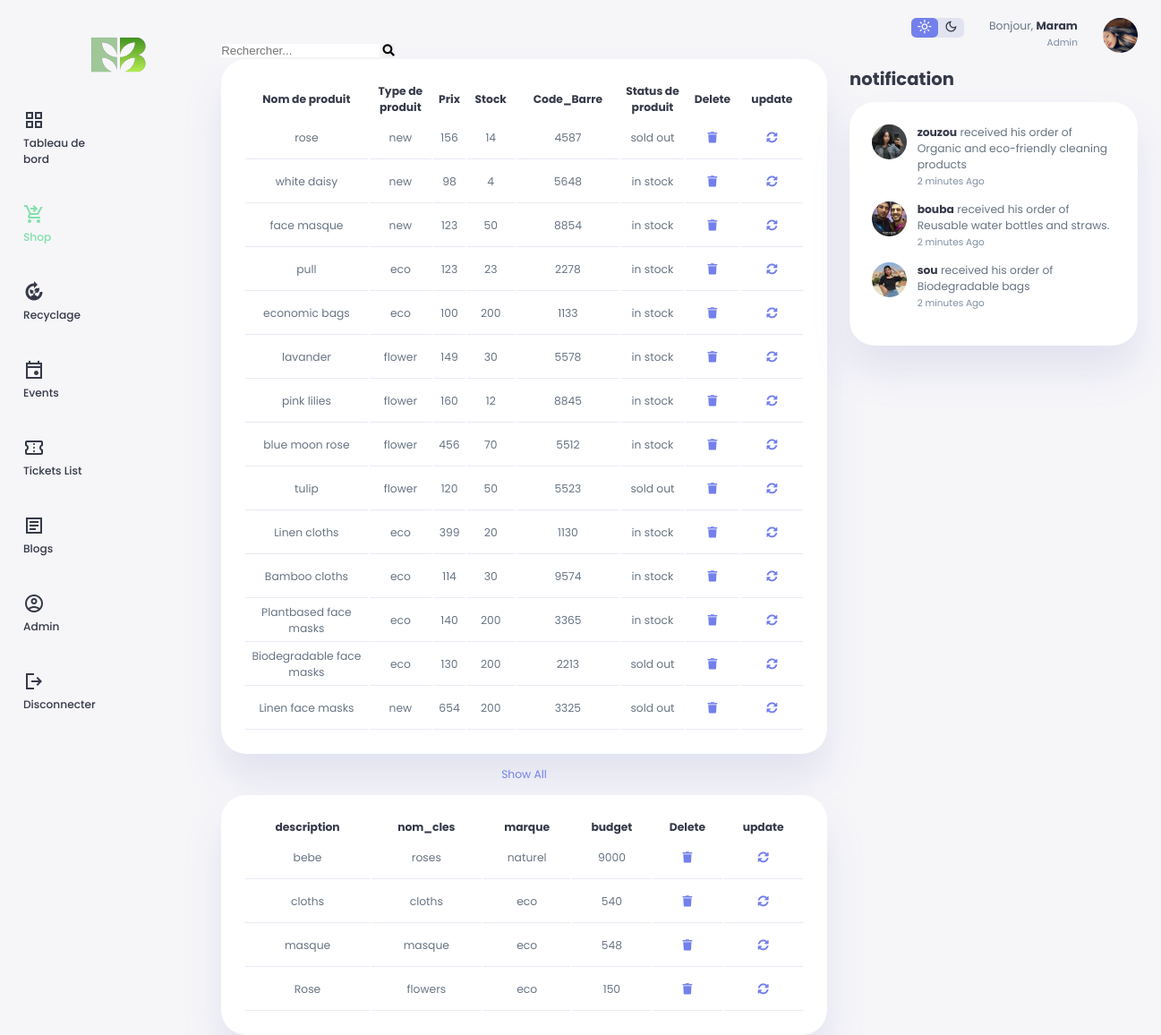
Page /views/Backoffice/Produits.php on the committed database.
### tables this page shows
CREATE TABLE `produits` (
  `idProduit` int(11) NOT NULL,
  `nomproduit` varchar(255) NOT NULL,
  `typeprod` varchar(255) NOT NULL,
  `prix` int(11) NOT NULL,
  `stock` int(11) NOT NULL,
  `codeBarre` int(11) NOT NULL,
  `status` varchar(255) NOT NULL,
  `image` blob NOT NULL,
  `idCtegorie` int(11) NOT NULL
);

CREATE TABLE `categshops` (
  `idCtegorie` int(11) NOT NULL,
  `description` varchar(100) NOT NULL,
  `nom_cles` varchar(30) NOT NULL,
  `marque` varchar(30) NOT NULL,
  `budget` float NOT NULL
);

### controllers/produitsC.php (called while the page is built, shortened)
<?php
class produitsC
{
	public function afficherproduit($idCtegorie = null)
	{
		$db = config::getConnection();
		$sql = "SELECT * FROM produits";
		$stmt = $db->prepare($sql);
		$stmt->execute();
		return $stmt;
	}
}

### controllers/categorieC.php (called while the page is built, shortened)
<?php
class categorieC
{
	function affichercategorie($search = null)
	{
		$sql = "SELECT * FROM categshops";
		$sql .= " ORDER BY idCtegorie DESC";
		$db = config::getConnection();
		try {
			$liste = $db->query($sql);
			return $liste;
		} catch (Exception $e) {
			die('Erreur: ' . $e->getMessage());
		}
	}
}

### views/Backoffice/Produits.php (the view, shortened to what this page needs)
<!DOCTYPE html>
<html lang="en">
<head>
    <link rel="stylesheet" href="../assets/css/style.css" />
    <link rel="stylesheet" href="https://use.fontawesome.com/releases/v5.15.3/css/all.css">
    <link rel="stylesheet" href="https://cdnjs.cloudflare.com/ajax/libs/font-awesome/5.15.3/css/all.min.css" />
</head>
<body>
    <div class="container">
        <aside>
            <div class="top">
                <div class="logo">
                    <img src="../balkis/img/breathelogo.png">
                </div>
            </div>
            <div class="sidebarEv">
                <ul>
                    <li>
                        <a href="Tableau.php">
                            <span class="material-symbols-sharp">
                            </span>
                            <h3>Tableau de bord</h3>
                        </a>
                    </li>
                    <li>
                        <a href="#" class="active">
                            <span class="material-symbols-outlined">
                            </span>
                            <h3>Shop</h3>
                        </a>
                    </li>
                    <li>
                        <a href="Recyclage.php">
                            <span class="material-symbols-outlined">
                            </span>
                            <h3>Recyclage</h3>
                        </a>
                    </li>
                    <li>
                        <a href="#" class="">
                            <span class="material-symbols-sharp">
                            </span>
                            <h3>Events</h3>
                        </a>
                    </li>
                    <li>
                        <a href="ListTicket.php">
                            <span class="material-symbols-outlined">
                            </span>
                            <h3>Tickets List</h3>
                        </a>
                    </li>
                    <li>
                        <a href="#">
                            <span class="material-symbols-sharp">
                            </span>
                            <h3>Blogs</h3>
                        </a>
                    </li>
                    <li>
                        <a href="Admin.php">
                            <span class="material-symbols-sharp">
                            </span>
                            <h3>Admin</h3>
                        </a>
                    </li>
                    <li>
                        <a href="../../controllers/logout.php">
                            <span class="material-symbols-sharp">
                            </span>
                            <h3>Disconnecter</h3>
                        </a>
                    </li>
                </ul>
            </div>
        </aside>
        <main>
            <div class="income">
                <div class="middle">
                    <div class="left">
                        <div class="recent-orders">
                            <div class="search">
                                <input id="search" type="text" placeholder="Rechercher...">
                                <button><i class="fa fa-search"></i></button>
                            </div>
                            <div id="result_search">
                                <table>
                                    <thead>
                                        <tr>
                                            <th>Nom de produit</th>
                                            <th>Type de produit</th>
                                            <th>Prix</th>
                                            <th>Stock</th>
                                            <th>Code_Barre</th>
                                            <th>Status de produit</th>
                                            <th>Delete</th>
                                            <th>update</th>
                                        </tr>
                                    </thead>
                                    <tbody>
                                        <?php
                                        include('../../controllers/produitsC.php');
                                        $produitC = new produitsC();
                                        $list = $produitC->afficherproduit();
                                        foreach ($list as $pr) {
                                        ?>
                                            <tr>
                                                <td>
                                                    <?= $pr['nomproduit'] ?>
                                                </td>
                                                <td>
                                                    <?= $pr['typeprod'] ?>
                                                </td>
                                                <td id='prix<?= $pr['idProduit'] ?>'><?= $pr['prix'] ?></td>
                                                <td>
                                                    <?= $pr['stock'] ?>
                                                </td>
                                                <td>
                                                    <?= $pr['codeBarre'] ?>
                                                </td>
                                                <td>
                                                    <?= $pr['status'] ?>
                                                </td>
                                                <td><a href="deleteproduct.php?idProduit=<?= $pr['idProduit'] ?>"><i class="fas fa-trash"></i></a></td>
                                                <td><a href="updateproduct.php?idProduit=<?= $pr['idProduit'] ?>"><i class="fas fa-sync-alt"></i></a></td>
                                            </tr>
                                        <?php
                                        }
                                        ?>
                                    </tbody>
                                </table>
                            </div>
                            <a href="#">Show All</a>
                            <div id="result_search">
                                <table>
                                    <thead>
                                        <tr>
                                            <th>description</th>
                                            <th>nom_cles</th>
                                            <th>marque</th>
                                            <th>budget</th>
                                            <th>Delete</th>
                                            <th>update</th>
                                        </tr>
                                    </thead>
                                    <tbody>
                                        <?php
                                        include('../../controllers/categorieC.php');
                                        $categorieC = new categorieC();
                                        $list = $categorieC->afficherCategorie();
                                        foreach ($list as $pr) {
                                        ?>
                                            <tr>
                                                <td>
                                                    <?= $pr['description'] ?>
                                                </td>
                                                <td>
                                                    <?= $pr['nom_cles'] ?>
                                                </td>
                                                <td>
                                                    <?= $pr['marque'] ?>
                                                </td>
                                                <td>
                                                    <?= $pr['budget'] ?>
                                                </td>
                                                <td><a href="deletcategorie.php?idCtegorie=<?= $pr['idCtegorie'] ?>"><i class="fas fa-trash"></i></a></td>
                                                <td><a href="updatecategorie.php?idCtegorie=<?= $pr['idCtegorie'] ?>"><i class="fas fa-sync-alt"></i></a></td>
                                            </tr>
                                        <?php
                                        }
                                        ?>
                                    </tbody>
                                </table>
                            </div>
        </main>
        <div class="right">
            <div class="top">
                <div class="theme-toggler">
                    <span class="material-symbols-sharp active">
                    </span>
                    <span class="material-symbols-sharp">
                    </span>
                </div>
                <div class="profile">
                    <div class="info">
                        <p>Bonjour, <b>Maram</b></p>
                        <small class="text-muted">Admin</small>
                    </div>
                    <div class="profile-photo">
                        <img src="../assets/img/profile-1.jpg" alt="">
                    </div>
                </div>
            </div>
            <div class=" recent-updates">
                <h2>notification</h2>
                <div class="updates">
                    <div class="update">
                        <div class="profile-photo">
                            <img src="../assets/img/profile-2.jpg" alt="">
                        </div>
                        <div class="message">
                            <p><b>zouzou</b> received his order of Organic and eco-friendly cleaning products </p>
                            <small class="text-muted">2 minutes Ago</small>
                        </div>
                    </div>
                    <div class="update">
                        <div class="profile-photo">
                            <img src="../assets/img/profile-3.jpg" alt="">
                        </div>
                        <div class="message">
                            <p><b>bouba</b> received his order of Reusable water bottles and straws.</p>
                            <small class="text-muted">2 minutes Ago</small>
                        </div>
                    </div>
                    <div class="update">
                        <div class="profile-photo">
                            <img src="../assets/img/profile-4.jpg" alt="">
                        </div>
                        <div class="message">
                            <p><b>sou</b> received his order of Biodegradable bags</p>
                            <small class="text-muted">2 minutes Ago</small>
                        </div>
                    </div>
                </div>
            </div>
        </div>
    </div>
</body>
</html>

### views/assets/css/style.css (style rules this page uses)
:root { --color-primary: #7380ec; --color-danger: #ff7782; --color-success: #41f1b6; --color-warning: #ffbb55; --color-white: #fff; --color-info-dark: #7D8da1; --color-info-light: #dce1eb; --color-dark: #363949; --color-light: rgba(132,139,200,0.18); --color-primary-variant: #111e88; --color-dark-variant: #677483; --color-background: #f6f6f9; --card-border-radius : 2rem; --border-radius-1:0.4rem; --border-radius-2:0.8rem; --border-radius-3:1.2rem; --card-padding: 1.8rem; --padding-1:1.2rem; --box-shadow: 0 2rem 3rem var(--color-light); }
* { margin: 0; padding: 0; outline: 0; appearance: none; border: 0; text-decoration: none; list-style: none; box-sizing: border-box; }
html { font-size: 14px; }
body { width: 100vw; height :100vh; font-family: poppins, sans-serif; font-size: 0.88rem; background: var(--color-background); user-select: none; overflow-x: hidden; color : var(--color-dark); }
.container { display: grid; width: 96%; margin: 0 auto; gap: 1.8rem; grid-template-columns: 14rem auto 23rem; }
a { color: var(--color-dark); }
img { display: block; width: 100%; }
h2 { font-size: 1.4rem; }
h3 { font-size: 0.87rem; }
small { font-size: 0.75rem; }
.profile-photo { width:2.8rem; height: 2.8rem; border-radius: 50%; overflow: hidden; }
.text-muted { color: var(--color-info-dark); }
p { color: var(--color-dark-variant); }
b { color: var(--color-dark); }
aside { height: 100hv; }
aside .top { display: flex; align-items: center; justify-content: space-between; margin-top: 1.4rem; }
aside .logo { display: flex; gap: 0.8rem; }
aside .logo img { width: 5rem; height: 3rem; margin-left: 70px; margin-top: 20px; }
aside h3 { font-weight: 500; }
main { margin-top: 1.4rem; }
main .recent-orders { margin-top: 2rem; }
main .recent-orders table { background: var(--color-white); width:100%; border-radius: var(--card-border-radius); padding: var(--card-padding); text-align: center; box-shadow: var(--box-shadow); transition: all 300 ms ease; }
main table tbody td { height: 2.8rem; width: 10px; border-bottom: 1px solid var(--color-light); color: var(--color-dark-variant); background-color: #ffffff; }
main table tbody tr:last-child { border: none; background-color: #ffffff; }
main .recent-orders a { text-align: center; display: block; margin: 1rem auto; color: var(--color-primary); }
.right { margin-top: 1.4rem; }
.right .top { display: flex; justify-content: end; gap: 2rem; }
.right .theme-toggler { background: var(--color-light); display: flex; justify-content: space-between; align-items: center; height: 1.6rem; width: 4.2rem; cursor: pointer; border-radius: var(--border-radius-1); }
.right .theme-toggler span { font-size: 1.2rem; width:50%; height: 100%; display: flex; align-items: center; justify-content: center; }
.right .theme-toggler span.active { background: var(--color-primary); color: white; border-radius: var(--border-radius-1); }
.right .top .profile { display:flex; gap:2rem; text-align: right; }
.right .recent-updates { margin-top: 1rem; }
.right .recent-updates h2 { margin-bottom: 0.8rem; }
.right .recent-updates .updates { background: var(--color-white); padding: var(--card-padding) ; border-radius: var(--card-border-radius); box-shadow: var(--box-shadow); transition: all 300ms ease; }
.right .recent-updates .updates .update { display : grid; grid-template-columns: 2.6rem auto; gap: 1rem; margin-bottom: 1rem; }

### views/Backoffice/Produits.php (style rules this page uses)
.sidebarEv li { margin-top: 40px; vertical-align: top; position: relative; margin-right: 110px; }
.sidebarEv li a { display: block; }
.sidebarEv .active { color: #82E0AA; }

### rows in the picture
produits: nomproduit "rose", typeprod "new", prix "156", stock "14", codeBarre "4587", status "sold out"
produits: nomproduit "white daisy", typeprod "new", prix "98", stock "4", codeBarre "5648", status "in stock"
produits: nomproduit "face masque", typeprod "new", prix "123", stock "50", codeBarre "8854", status "in stock"
produits: nomproduit "pull", typeprod "eco", prix "123", stock "23", codeBarre "2278", status "in stock"
produits: nomproduit "economic bags", typeprod "eco", prix "100", stock "200", codeBarre "1133", status "in stock"
produits: nomproduit "lavander", typeprod "flower", prix "149", stock "30", codeBarre "5578", status "in stock"
produits: nomproduit "pink lilies", typeprod "flower", prix "160", stock "12", codeBarre "8845", status "in stock"
produits: nomproduit "blue moon rose", typeprod "flower", prix "456", stock "70", codeBarre "5512", status "in stock"
produits: nomproduit "tulip", typeprod "flower", prix "120", stock "50", codeBarre "5523", status "sold out"
produits: nomproduit "Linen cloths", typeprod "eco", prix "399", stock "20", codeBarre "1130", status "in stock"
produits: nomproduit "Bamboo cloths", typeprod "eco", prix "114", stock "30", codeBarre "9574", status "in stock"
produits: nomproduit "Plantbased face masks", typeprod "eco", prix "140", stock "200", codeBarre "3365", status "in stock"
produits: nomproduit "Biodegradable face masks", typeprod "eco", prix "130", stock "200", codeBarre "2213", status "sold out"
produits: nomproduit "Linen face masks", typeprod "new", prix "654", stock "200", codeBarre "3325", status "sold out"
categshops: description "bebe", nom_cles "roses", marque "naturel", budget "9000"
categshops: description "cloths", nom_cles "cloths", marque "eco", budget "540"
categshops: description "masque", nom_cles "masque", marque "eco", budget "548"
categshops: description "Rose", nom_cles "flowers", marque "eco", budget "150"
